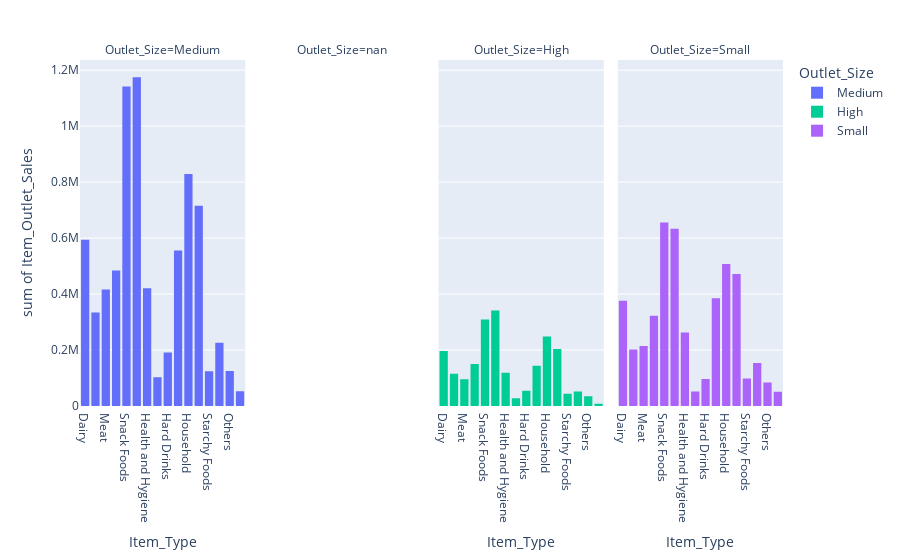

The cell this chart's notebook holds for it:
### Code cell
fig = px.histogram(df, x='Item_Type', y='Item_Outlet_Sales', color = "Outlet_Size", facet_col = "Outlet_Size")
fig.show()

### Figure 1 — Plotly figure (JSON) as saved in the notebook; plotly's stock layout.template omitted (floating-point values rounded to 4 significant figures; data arrays with more than 128 entries replaced by an {"elided": "..."} marker saying what was removed)
{"data": [{"alignmentgroup": "True", "bingroup": "x", "histfunc": "sum", "hovertemplate": "Outlet_Size=Medium<br>Item_Type=%{x}<br>sum of Item_Outlet_Sales=%{y}<extra></extra>", "legendgroup": "Medium", "marker": {"color": "#636efa", "pattern": {"shape": ""}}, "name": "Medium", "offsetgroup": "Medium", "orientation": "v", "showlegend": true, "type": "histogram", "x": {"elided": "2793 str values"}, "xaxis": "x", "y": {"elided": "2793 float values"}, "yaxis": "y"}, {"alignmentgroup": "True", "bingroup": "x", "histfunc": "sum", "hovertemplate": "Outlet_Size=High<br>Item_Type=%{x}<br>sum of Item_Outlet_Sales=%{y}<extra></extra>", "legendgroup": "High", "marker": {"color": "#00cc96", "pattern": {"shape": ""}}, "name": "High", "offsetgroup": "High", "orientation": "v", "showlegend": true, "type": "histogram", "x": {"elided": "932 str values"}, "xaxis": "x3", "y": {"elided": "932 float values"}, "yaxis": "y3"}, {"alignmentgroup": "True", "bingroup": "x", "histfunc": "sum", "hovertemplate": "Outlet_Size=Small<br>Item_Type=%{x}<br>sum of Item_Outlet_Sales=%{y}<extra></extra>", "legendgroup": "Small", "marker": {"color": "#ab63fa", "pattern": {"shape": ""}}, "name": "Small", "offsetgroup": "Small", "orientation": "v", "showlegend": true, "type": "histogram", "x": {"elided": "2388 str values"}, "xaxis": "x4", "y": {"elided": "2388 float values"}, "yaxis": "y4"}], "layout": {"annotations": [{"font": {}, "showarrow": false, "text": "Outlet_Size=Medium", "x": 0.1175, "xanchor": "center", "xref": "paper", "y": 1, "yanchor": "bottom", "yref": "paper"}, {"font": {}, "showarrow": false, "text": "Outlet_Size=nan", "x": 0.3725, "xanchor": "center", "xref": "paper", "y": 1, "yanchor": "bottom", "yref": "paper"}, {"font": {}, "showarrow": false, "text": "Outlet_Size=High", "x": 0.6275, "xanchor": "center", "xref": "paper", "y": 1, "yanchor": "bottom", "yref": "paper"}, {"font": {}, "showarrow": false, "text": "Outlet_Size=Small", "x": 0.8825, "xanchor": "center", "xref": "paper", "y": 1, "yanchor": "bottom", "yref": "paper"}], "barmode": "relative", "legend": {"title": {"text": "Outlet_Size"}, "tracegroupgap": 0}, "margin": {"t": 60}, "xaxis": {"anchor": "y", "domain": [0, 0.235], "title": {"text": "Item_Type"}}, "xaxis2": {"anchor": "y2", "domain": [0.255, 0.49], "matches": "x", "title": {"text": "Item_Type"}}, "xaxis3": {"anchor": "y3", "domain": [0.51, 0.745], "matches": "x", "title": {"text": "Item_Type"}}, "xaxis4": {"anchor": "y4", "domain": [0.765, 1.0], "matches": "x", "title": {"text": "Item_Type"}}, "yaxis": {"anchor": "x", "domain": [0, 1], "title": {"text": "sum of Item_Outlet_Sales"}}, "yaxis2": {"anchor": "x2", "domain": [0, 1], "matches": "y", "showticklabels": false}, "yaxis3": {"anchor": "x3", "domain": [0, 1], "matches": "y", "showticklabels": false}, "yaxis4": {"anchor": "x4", "domain": [0, 1], "matches": "y", "showticklabels": false}}}
